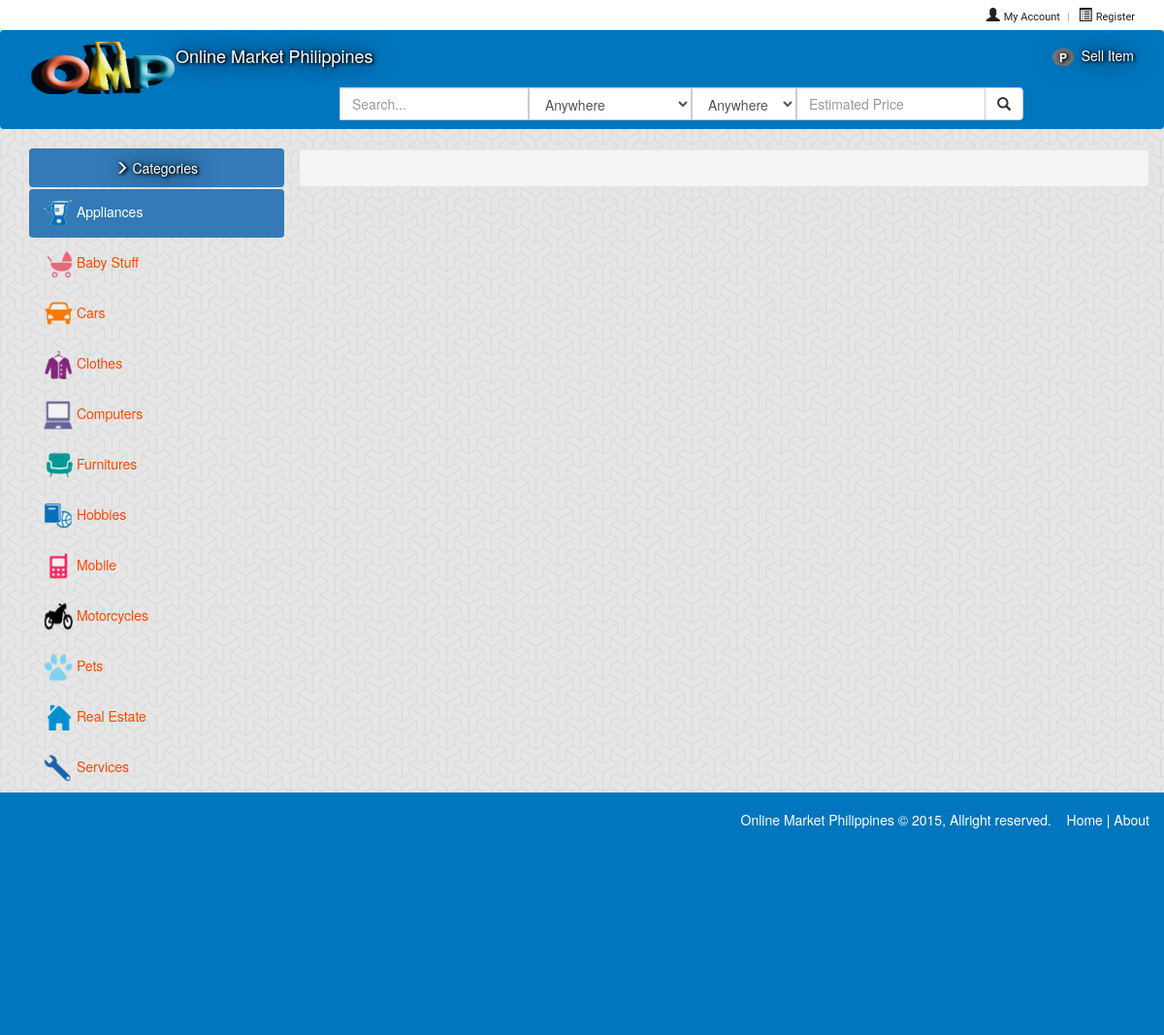
Page /product_info.php?category=Appliances on the committed database.
### tables this page shows
CREATE TABLE IF NOT EXISTS `tbl_categories` (
  `id` int(11) NOT NULL AUTO_INCREMENT,
  `picture` text NOT NULL,
  `prod_category` text NOT NULL,
  PRIMARY KEY (`id`)
);

### product_info.php (the view, shortened to what this page needs)
<!DOCTYPE html>
<html>
	<head>
	<link rel="stylesheet" href="assets/css/bootstrap.css">
	<link rel="stylesheet" href="assets/css/business-plate.css">
	<link rel="stylesheet" href="assets/css/style.css">
	</head>
	<body background="admin/img/escheresque.png">
	<?php include 'template/header.php'; ?>
	<div class="container">
    <div class="row">
        <div class="col-md-3">
            <ul class="nav nav-pills nav-stacked">
                <li class="active"><a href="#" style="text-align:center;"><text><i class="glyphicon glyphicon-menu-right"></i>&nbsp;Categories</text></a></li>
                <?php
					$sql = mysql_query("SELECT * FROM tbl_categories ORDER BY prod_category ASC");
					while($row = mysql_fetch_array($sql)){
						if(isset($_GET['category'])){
							$category = $_GET['category'];
							if($category == $row['prod_category']){
					?>
								<li class = "active"><a href="product.php?category=<?php echo $row['prod_category']; ?>"><img src = "images/icons/<?php echo $row['picture']; ?>" height ="30px;">&nbsp;<?php echo $row['prod_category']; ?></a></li>
				<?php
							}else{
				?>
								<li><a href="product.php?category=<?php echo $row['prod_category']; ?>"><img src = "images/icons/<?php echo $row['picture']; ?>" height ="30px;">&nbsp;<?php echo $row['prod_category']; ?></a></li>
				<?php
							}
						}else{
				?>
								<li><a href="product.php?category=<?php echo $row['prod_category']; ?>"><img src = "images/icons/<?php echo $row['picture']; ?>" height ="30px;">&nbsp;<?php echo $row['prod_category']; ?></a></li>
				<?php
						}
					}
				?>
            </ul>
        </div>
		<div class="col-md-9 well">
        </div>
    </div>
</div>
		<?php include 'template/footer.php'; ?>
	</body>
</html>

### assets/css/business-plate.css (style rules this page uses)
body { color:#858585 }
a, a:hover, a:active { color: #ff4800; }
img { max-width:100% }

### product_info.php (style rules this page uses)
text { color: white; text-shadow: 2px 1px 3px black, 0 0 25px black, 0 0 5px black; }

### template/header.php (style rules this page uses)
text { color: white; text-shadow: 2px 1px 3px black, 0 0 25px black, 0 0 5px black; }

### rows in the picture
tbl_categories: picture (picture), prod_category "Appliances"
tbl_categories: picture (picture), prod_category "Baby Stuff"
tbl_categories: picture (picture), prod_category "Cars"
tbl_categories: picture (picture), prod_category "Clothes"
tbl_categories: picture (picture), prod_category "Computers"
tbl_categories: picture (picture), prod_category "Furnitures"
tbl_categories: picture (picture), prod_category "Hobbies"
tbl_categories: picture (picture), prod_category "Mobile"
tbl_categories: picture (picture), prod_category "Motorcycles"
tbl_categories: picture (picture), prod_category "Pets"
tbl_categories: picture (picture), prod_category "Real Estate"
tbl_categories: picture (picture), prod_category "Services"
